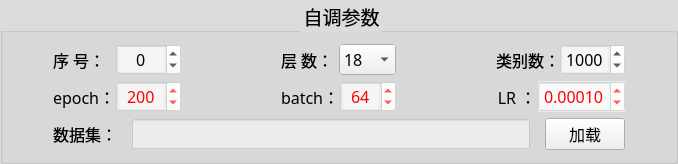
             <widget class="QGroupBox" name="groupBox_7">
              <property name="font">
               <font>
                <family>楷体</family>
                <pointsize>14</pointsize>
               </font>
              </property>
              <property name="styleSheet">
               <string notr="true">QGroupBox{background-color: rgba(206, 206, 206, 0.5);}</string>
              </property>
              <property name="title">
               <string>自调参数</string>
              </property>
              <property name="alignment">
               <set>Qt::AlignCenter</set>
              </property>
              <layout class="QGridLayout" name="gridLayout_3">
               <property name="leftMargin">
                <number>50</number>
               </property>
               <property name="rightMargin">
                <number>50</number>
               </property>
               <property name="horizontalSpacing">
                <number>100</number>
               </property>
               <item row="0" column="0">
                <layout class="QHBoxLayout" name="horizontalLayout_27">
                 <item>
                  <widget class="QLabel" name="label_26">
                   <property name="maximumSize">
                    <size>
                     <width>70</width>
                     <height>16777215</height>
                    </size>
                   </property>
                   <property name="font">
                    <font>
                     <family>楷体</family>
                     <pointsize>12</pointsize>
                    </font>
                   </property>
                   <property name="text">
                    <string>序 号：</string>
                   </property>
                  </widget>
                 </item>
                 <item>
                  <widget class="QSpinBox" name="spinBox_exercise_3">
                   <property name="font">
                    <font>
                     <family>楷体</family>
                     <pointsize>12</pointsize>
                    </font>
                   </property>
                   <property name="styleSheet">
                    <string notr="true">background-color: rgba(255, 255, 255, 0.5);</string>
                   </property>
                   <property name="wrapping">
                    <bool>true</bool>
                   </property>
                   <property name="alignment">
                    <set>Qt::AlignCenter</set>
                   </property>
                   <property name="maximum">
                    <number>1000</number>
                   </property>
                  </widget>
                 </item>
                </layout>
               </item>
               <item row="0" column="1">
                <layout class="QHBoxLayout" name="horizontalLayout_28">
                 <item>
                  <widget class="QLabel" name="label_27">
                   <property name="maximumSize">
                    <size>
                     <width>70</width>
                     <height>16777215</height>
                    </size>
                   </property>
                   <property name="font">
                    <font>
                     <family>楷体</family>
                     <pointsize>12</pointsize>
                    </font>
                   </property>
                   <property name="text">
                    <string>层 数：</string>
                   </property>
                  </widget>
                 </item>
                 <item>
                  <widget class="QComboBox" name="comboBox_floor_3">
                   <property name="font">
                    <font>
                     <family>楷体</family>
                     <pointsize>12</pointsize>
                    </font>
                   </property>
                   <property name="layoutDirection">
                    <enum>Qt::LeftToRight</enum>
                   </property>
                   <property name="autoFillBackground">
                    <bool>true</bool>
                   </property>
                   <property name="styleSheet">
                    <string notr="true"/>
                   </property>
                   <property name="sizeAdjustPolicy">
                    <enum>QComboBox::AdjustToContentsOnFirstShow</enum>
                   </property>
                   <item>
                    <property name="text">
                     <string>18</string>
                    </property>
                   </item>
                   <item>
                    <property name="text">
                     <string>34</string>
                    </property>
                   </item>
                   <item>
                    <property name="text">
                     <string>50</string>
                    </property>
                   </item>
                   <item>
                    <property name="text">
                     <string>101</string>
                    </property>
                   </item>
                  </widget>
                 </item>
                </layout>
               </item>
               <item row="0" column="2">
                <layout class="QHBoxLayout" name="horizontalLayout_29">
                 <item>
                  <widget class="QLabel" name="label_28">
                   <property name="maximumSize">
                    <size>
                     <width>70</width>
                     <height>16777215</height>
                    </size>
                   </property>
                   <property name="font">
                    <font>
                     <family>楷体</family>
                     <pointsize>12</pointsize>
                    </font>
                   </property>
                   <property name="text">
                    <string>类别数：</string>
                   </property>
                  </widget>
                 </item>
                 <item>
                  <widget class="QSpinBox" name="spinBox_numbers_3">
                   <property name="font">
                    <font>
                     <family>楷体</family>
                     <pointsize>12</pointsize>
                    </font>
                   </property>
                   <property name="styleSheet">
                    <string notr="true">background-color: rgba(255, 255, 255, 0.5);</string>
                   </property>
                   <property name="wrapping">
                    <bool>true</bool>
                   </property>
                   <property name="alignment">
                    <set>Qt::AlignCenter</set>
                   </property>
                   <property name="maximum">
                    <number>1000</number>
                   </property>
                   <property name="value">
                    <number>1000</number>
                   </property>
                  </widget>
                 </item>
                </layout>
               </item>
               <item row="1" column="0">
                <layout class="QHBoxLayout" name="horizontalLayout_30">
                 <item>
                  <widget class="QLabel" name="label_29">
                   <property name="maximumSize">
                    <size>
                     <width>70</width>
                     <height>16777215</height>
                    </size>
                   </property>
                   <property name="font">
                    <font>
                     <family>楷体</family>
                     <pointsize>12</pointsize>
                    </font>
                   </property>
                   <property name="text">
                    <string>epoch：</string>
                   </property>
                  </widget>
                 </item>
                 <item>
                  <widget class="QSpinBox" name="spinBox_epoch_3">
                   <property name="font">
                    <font>
                     <family>楷体</family>
                     <pointsize>12</pointsize>
                    </font>
                   </property>
                   <property name="styleSheet">
                    <string notr="true">color: rgb(255, 0, 0);
background-color: rgba(255, 255, 255, 0.5);</string>
                   </property>
                   <property name="wrapping">
                    <bool>true</bool>
                   </property>
                   <property name="alignment">
                    <set>Qt::AlignCenter</set>
                   </property>
                   <property name="maximum">
                    <number>1000</number>
                   </property>
                   <property name="value">
                    <number>200</number>
                   </property>
                  </widget>
                 </item>
                </layout>
               </item>
               <item row="1" column="1">
                <layout class="QHBoxLayout" name="horizontalLayout_31">
                 <item>
                  <widget class="QLabel" name="label_30">
                   <property name="maximumSize">
                    <size>
                     <width>70</width>
                     <height>16777215</height>
                    </size>
                   </property>
                   <property name="font">
                    <font>
                     <family>楷体</family>
                     <pointsize>12</pointsize>
                    </font>
                   </property>
                   <property name="text">
                    <string>batch：</string>
                   </property>
                  </widget>
                 </item>
                 <item>
                  <widget class="QSpinBox" name="spinBox_batch_3">
                   <property name="font">
                    <font>
                     <family>楷体</family>
                     <pointsize>12</pointsize>
                    </font>
                   </property>
                   <property name="styleSheet">
                    <string notr="true">color: rgb(255, 0, 0);
background-color: rgba(255, 255, 255, 0.5);</string>
                   </property>
                   <property name="wrapping">
                    <bool>true</bool>
                   </property>
                   <property name="alignment">
                    <set>Qt::AlignCenter</set>
                   </property>
                   <property name="maximum">
                    <number>999</number>
                   </property>
                   <property name="singleStep">
                    <number>1</number>
                   </property>
                   <property name="value">
                    <number>64</number>
                   </property>
                  </widget>
                 </item>
                </layout>
               </item>
               <item row="1" column="2">
                <layout class="QHBoxLayout" name="horizontalLayout_32">
                 <item>
                  <widget class="QLabel" name="label_31">
                   <property name="maximumSize">
                    <size>
                     <width>70</width>
                     <height>16777215</height>
                    </size>
                   </property>
                   <property name="font">
                    <font>
                     <family>楷体</family>
                     <pointsize>12</pointsize>
                    </font>
                   </property>
                   <property name="text">
                    <string>LR ：</string>
                   </property>
                   <property name="alignment">
                    <set>Qt::AlignCenter</set>
                   </property>
                  </widget>
                 </item>
                 <item>
                  <widget class="QDoubleSpinBox" name="doubleSpinBox_LR_3">
                   <property name="font">
                    <font>
                     <family>楷体</family>
                     <pointsize>12</pointsize>
                    </font>
                   </property>
                   <property name="autoFillBackground">
                    <bool>true</bool>
                   </property>
                   <property name="styleSheet">
                    <string notr="true">background-color: rgba(255, 255, 255, 0.5);
color: rgb(255, 0, 0);</string>
                   </property>
                   <property name="wrapping">
                    <bool>true</bool>
                   </property>
                   <property name="alignment">
                    <set>Qt::AlignCenter</set>
                   </property>
                   <property name="showGroupSeparator" stdset="0">
                    <bool>false</bool>
                   </property>
                   <property name="decimals">
                    <number>5</number>
                   </property>
                   <property name="maximum">
                    <double>1.000000000000000</double>
                   </property>
                   <property name="singleStep">
                    <double>0.000001000000000</double>
                   </property>
                   <property name="value">
                    <double>0.000100000000000</double>
                   </property>
                  </widget>
                 </item>
                </layout>
               </item>
               <item row="2" column="0" colspan="3">
                <layout class="QHBoxLayout" name="horizontalLayout_33">
                 <property name="spacing">
                  <number>15</number>
                 </property>
                 <item>
                  <widget class="QLabel" name="label_32">
                   <property name="maximumSize">
                    <size>
                     <width>70</width>
                     <height>16777215</height>
                    </size>
                   </property>
                   <property name="font">
                    <font>
                     <family>楷体</family>
                     <pointsize>12</pointsize>
                    </font>
                   </property>
                   <property name="text">
                    <string>数据集：</string>
                   </property>
                  </widget>
                 </item>
                 <item>
                  <widget class="QLineEdit" name="lineEdit_4">
                   <property name="minimumSize">
                    <size>
                     <width>0</width>
                     <height>30</height>
                    </size>
                   </property>
                   <property name="font">
                    <font>
                     <family>楷体</family>
                     <pointsize>10</pointsize>
                    </font>
                   </property>
                   <property name="styleSheet">
                    <string notr="true">background-color: rgba(255, 255, 255, 0.5);</string>
                   </property>
                   <property name="text">
                    <string/>
                   </property>
                   <property name="alignment">
                    <set>Qt::AlignCenter</set>
                   </property>
                  </widget>
                 </item>
                 <item>
                  <widget class="QPushButton" name="pushButton_ResNet_load_3">
                   <property name="font">
                    <font>
                     <family>楷体</family>
                     <pointsize>12</pointsize>
                    </font>
                   </property>
                   <property name="text">
                    <string>加载</string>
                   </property>
                  </widget>
                 </item>
                </layout>
               </item>
              </layout>
             </widget>
